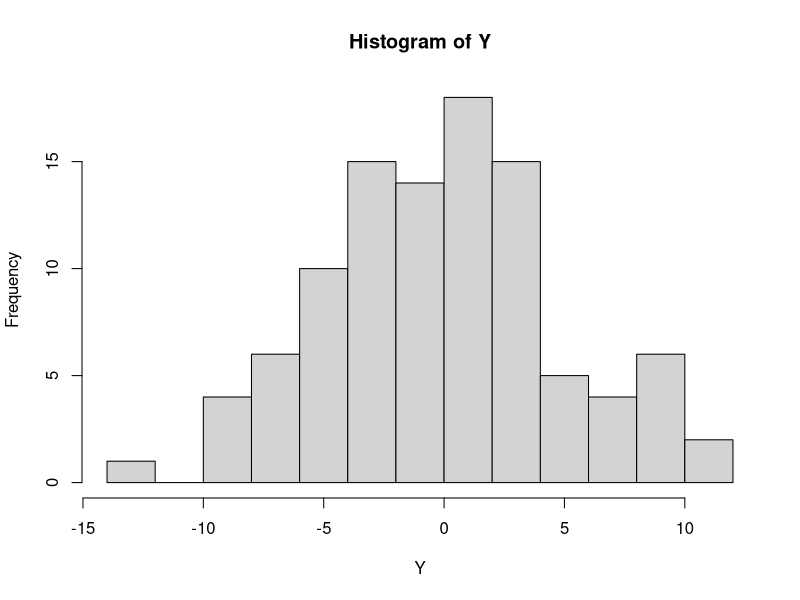
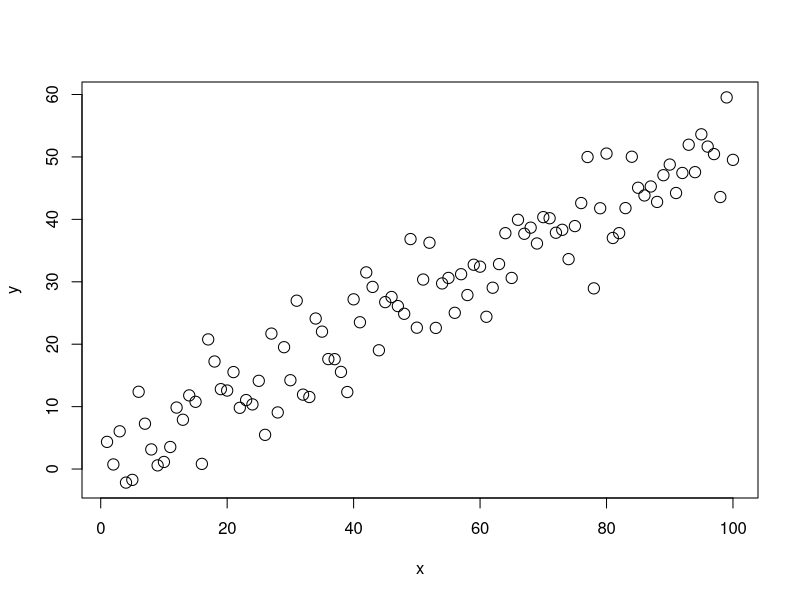
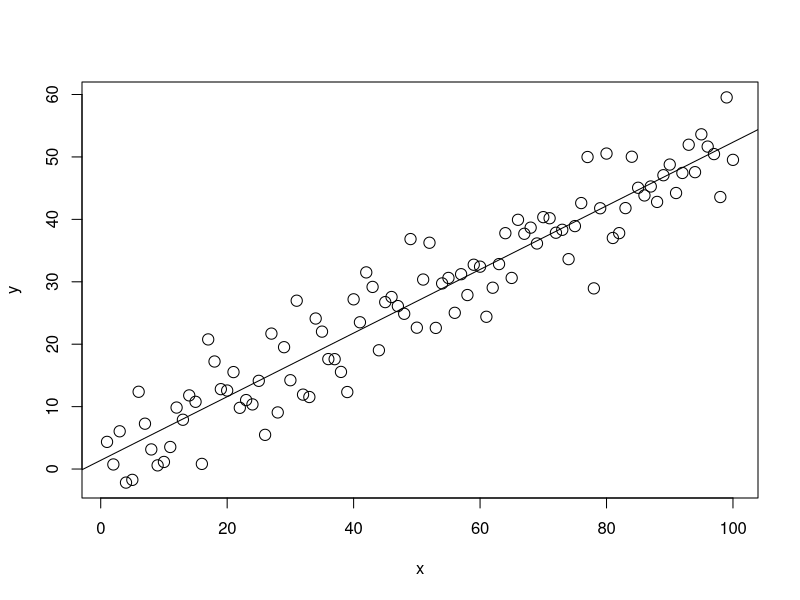
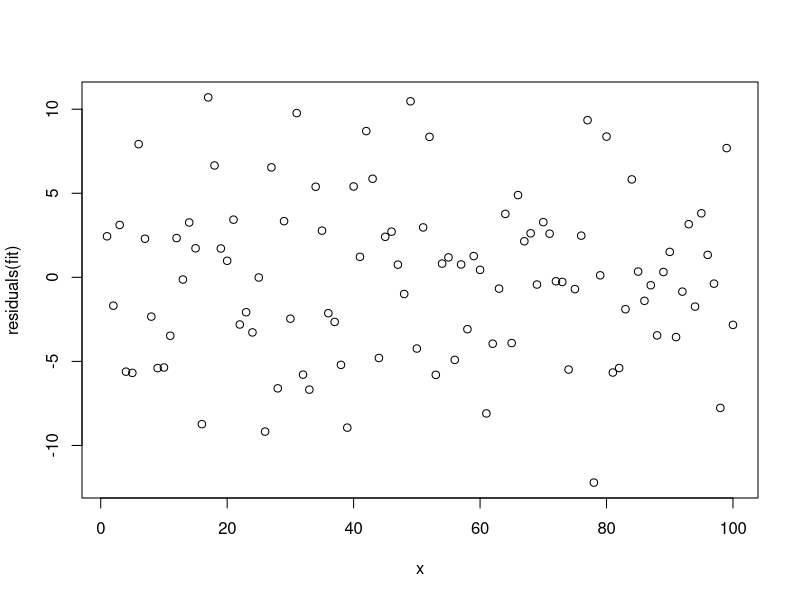
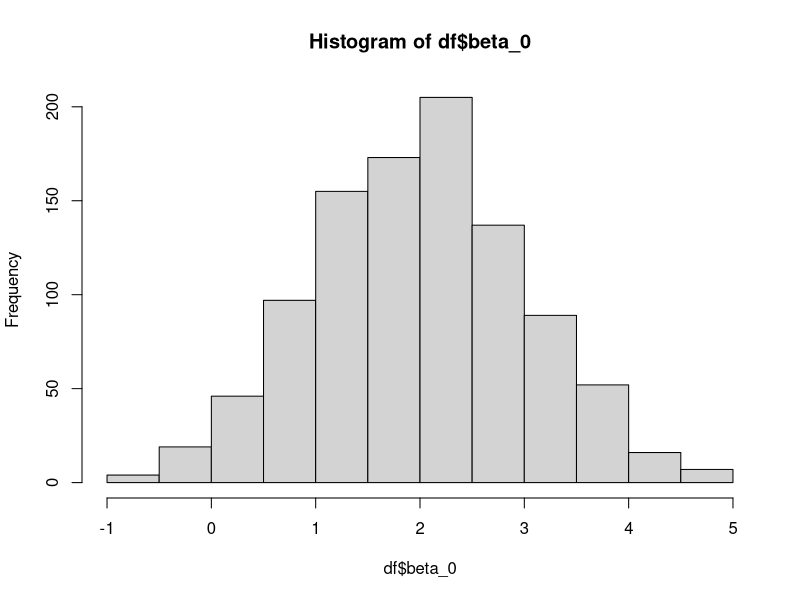
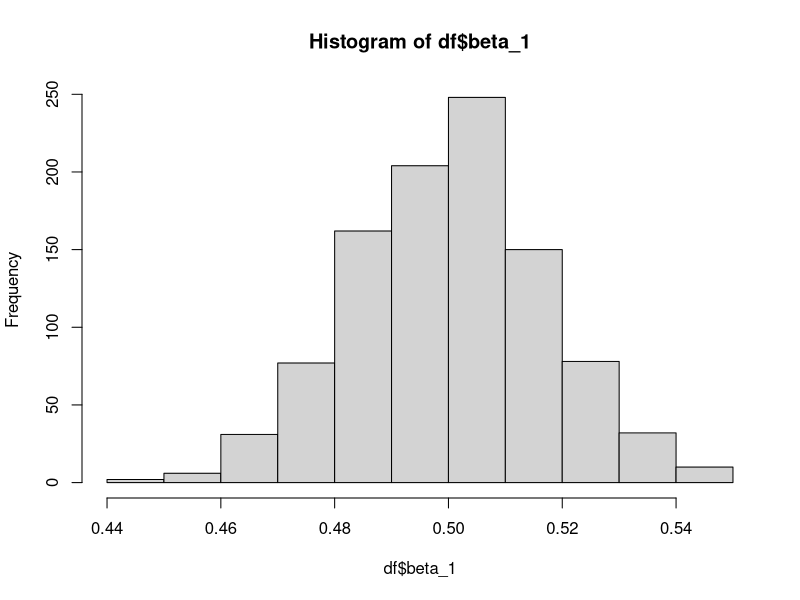
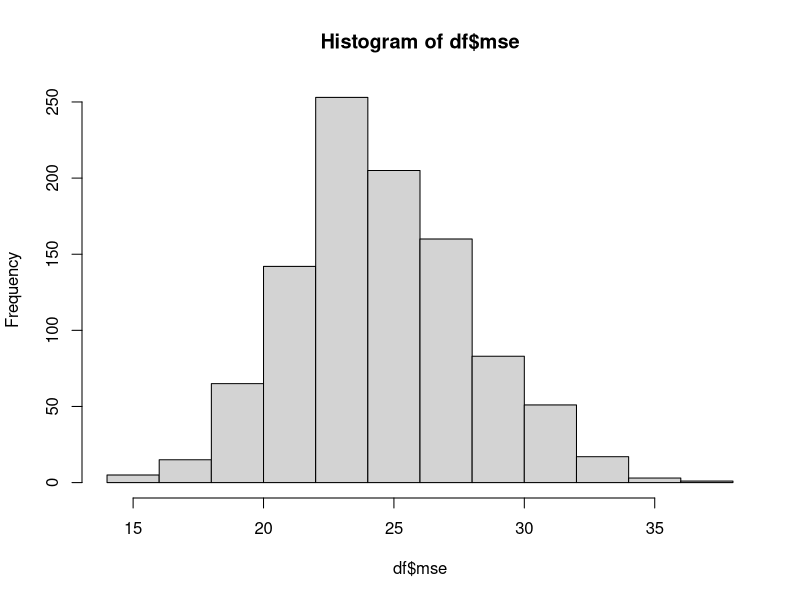

These charts were generated, in order, by the following R code:
## ---- chunk 1
knitr::opts_chunk$set(echo = TRUE)
## ---- chunk 2
x <- seq(1, 100)
## ---- chunk 3
w <- 2 + 0.5 * x
## ---- chunk 4
Y <- rnorm(100, mean = 0, sd = 5)
## ---- chunk 5
mean(Y) 
## ---- chunk 6
var(Y) 
## ---- chunk 7
hist(Y) 
## ---- chunk 8
y <- Y + w
## ---- chunk 9
plot(x,y, cex=1.5)
## ---- chunk 10
regression_data <- data.frame(x, y)
fit = lm(y~x, data=regression_data)
fit$coefficients
## ---- chunk 11
plot(x,y, cex=1.5)
abline(lm(y~x))
## ---- chunk 12
plot(x,residuals(fit))
## ---- chunk 13
mean(fit$residuals^2)
## ---- chunk 14
df <- data.frame(matrix(ncol = 3, nrow = 0))
colnames(df) <-c("beta_0", "beta_1", "mse")
for (i in 1:1000) {
  Y <- rnorm(100, mean = 0, sd = 5)
  y <- Y + w
  regression_data <- data.frame(x, y)
  fit = lm(y~x, data=regression_data)
  betas <- fit$coefficients
  mse <- mean(fit$residuals^2)
  df[i,] <- c(betas[1],betas[2],mse)
}
## ---- chunk 15
hist(df$beta_0)
mean(df$beta_0)
var(df$beta_0)
## ---- chunk 16
hist(df$beta_1)
mean(df$beta_1)
var(df$beta_1)
## ---- chunk 17
hist(df$mse)
mean(df$mse)
var(df$mse)
